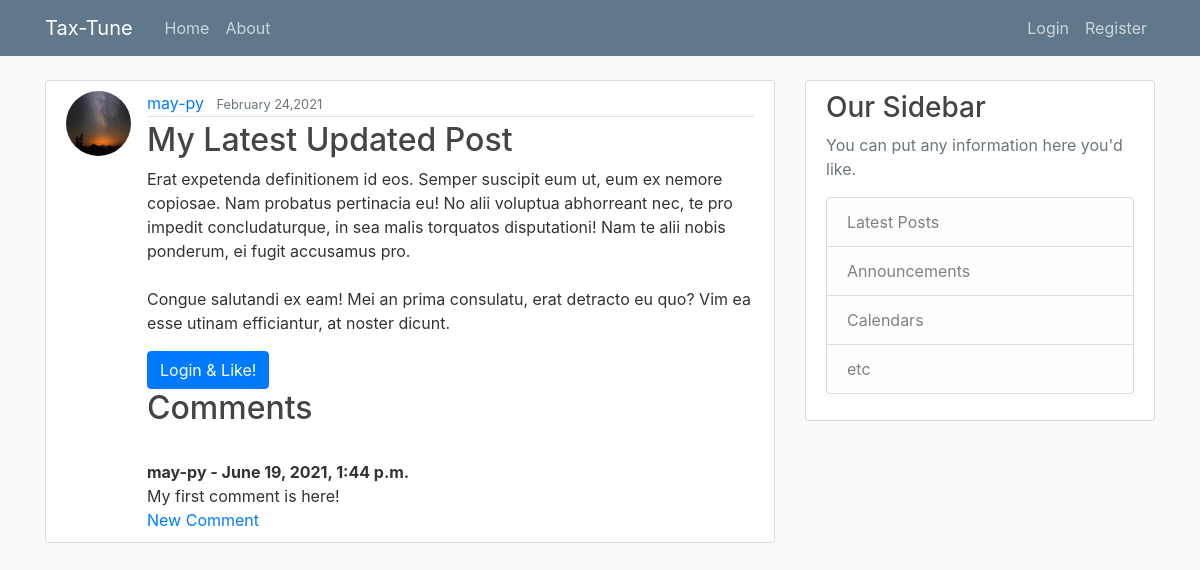
Page /post/33 on the earlier database version.
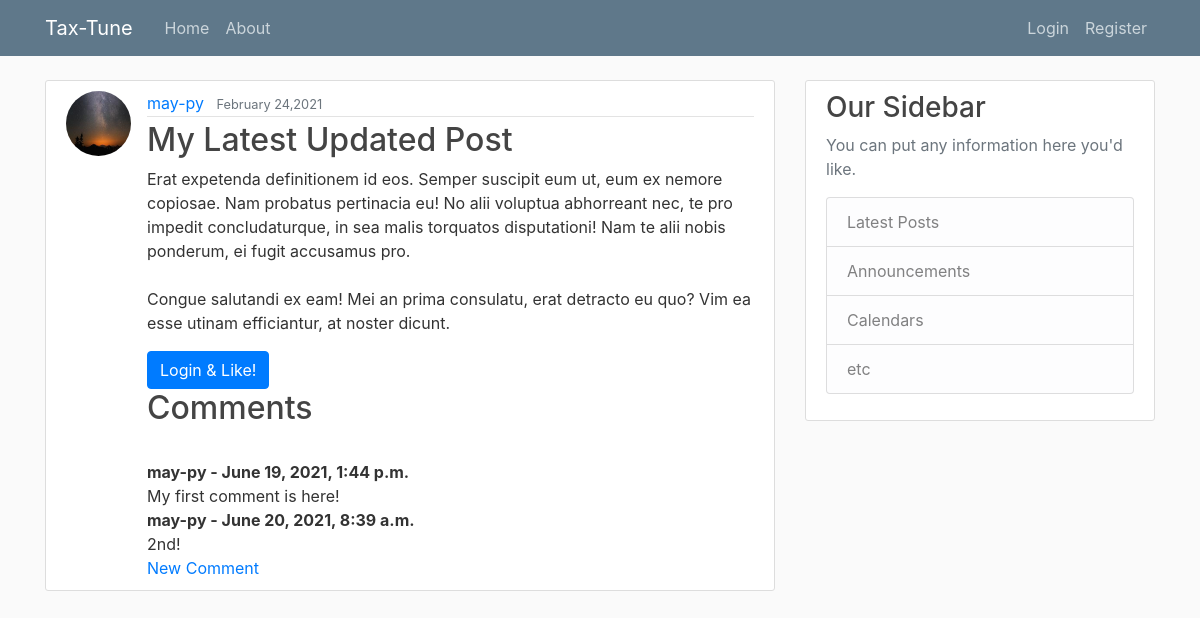
Same page on the later database version.
### blog/models.py (models this page shows, shortened)
class Comment(models.Model):
    post = models.ForeignKey(Post, editable=False ,related_name='comment', on_delete=models.CASCADE)
    name = models.ForeignKey(User ,on_delete=models.CASCADE)
    body = models.TextField(blank=True, null=True)
    date_added = models.DateTimeField(auto_now_add=True)

### blog/views.py (the view)
# urls.py: path('post/<int:pk>', PostDetailView.as_view(), name='post-detail'),
class PostDetailView(DetailView):
    model = Post

### blog/templates/blog/post_detail.html (shortened to what this page needs)
{% extends 'blog/base.html' %}
{% block content %}
    <article class="media content-section">
      <img class="rounded-circle article-img" src="{{object.author.profile.image.url}}">
      <div class="media-body">
        <div class="article-metadata">
          <a class="mr-2" href="{% url 'user-posts' object.author.username %}">{{ object.author }}</a>
          <small class="text-muted">{{ object.date_posted | date:"F d,Y" }}</small>
        </div>
        <h2 class="article-title">{{ object.title }}</h2>
        <p class="article-content">{{ object.content }}</p>
        {% if user.is_authenticated %}
        <form action="{% url 'post-like' post.pk %}" method="POST">
          {% csrf_token %}
          <button type="submit" name="post_id", value="{{ post.id }}", class="btn btn-primary">Like {{ post.total_likes }} </button>
        </form>
        {% else %}
          <a class="btn btn-primary", href="{% url 'login' %}">Login & Like!</a>
        {% endif %}
        <h2>Comments</h2>
        {% if not object.comment.all %}
          Not yet comment <a href="{% url 'comment' post.pk %}">Add one</a>
        {% else %}
          {% for comment in object.comment.all %}
            <br/>
        <strong>{{ comment.name }} - {{ comment.date_added }}</strong> <br/>
        {{ comment.body }}
          {% endfor %}
        <br/>
          <a href="{% url 'comment' post.pk %}">New Comment</a>
        {% endif %}
      </div>
    </article>
{% endblock content %}

Differences in the rows shown:
added Comment: name "may-py", date_added "June 20, 2021, 8:39 a.m.", body "2nd!"
